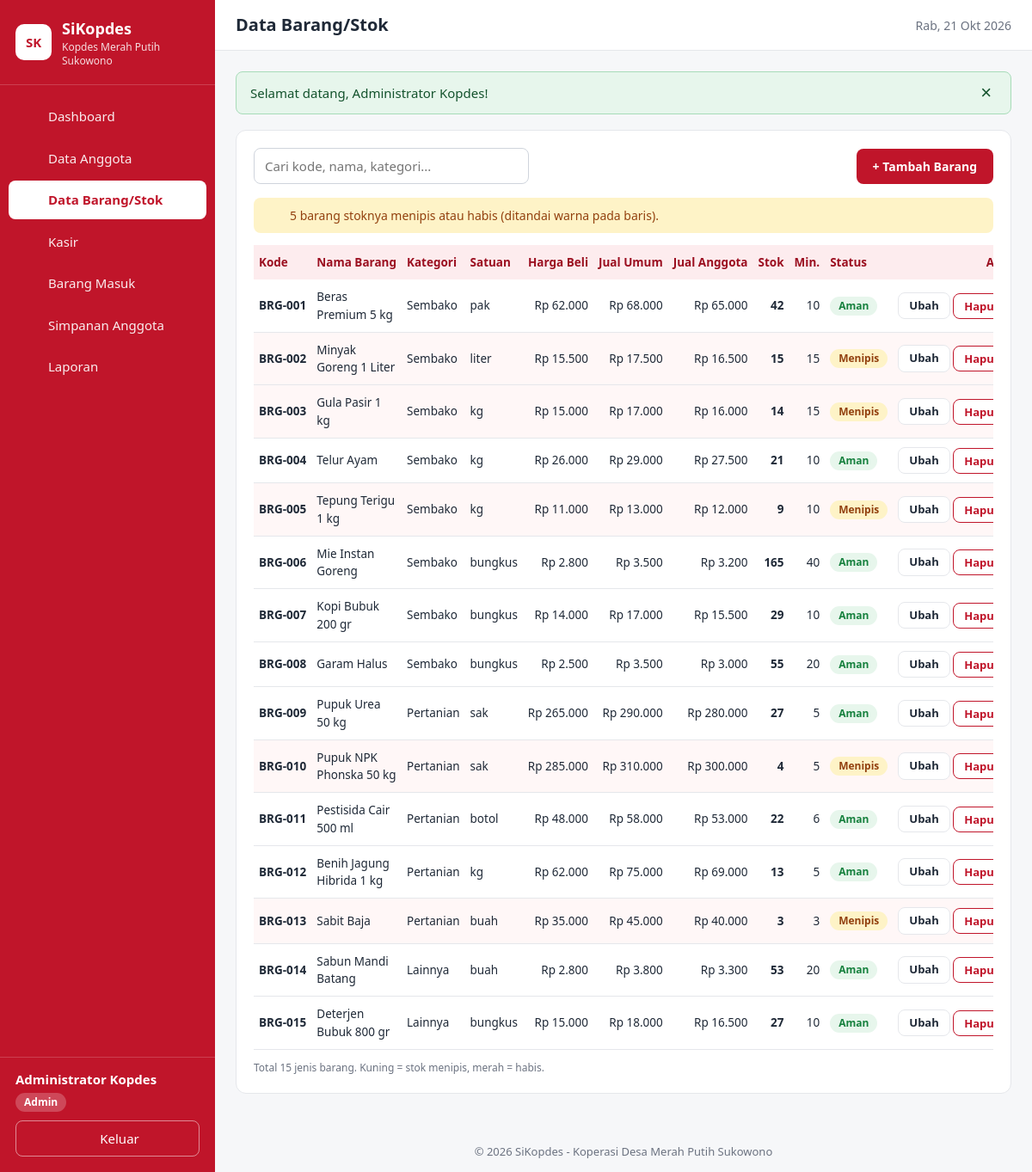
Page /barang.php (signed in) on the committed database.
### tables this page shows
CREATE TABLE barang (
  id INT AUTO_INCREMENT PRIMARY KEY,
  kode VARCHAR(20) NOT NULL UNIQUE,
  nama VARCHAR(100) NOT NULL,
  kategori ENUM('sembako','pertanian','lainnya') NOT NULL DEFAULT 'sembako',
  satuan VARCHAR(20) NOT NULL,
  harga_beli INT NOT NULL DEFAULT 0,
  harga_jual_umum INT NOT NULL DEFAULT 0,
  harga_jual_anggota INT NOT NULL DEFAULT 0,
  stok INT NOT NULL DEFAULT 0,
  stok_minimum INT NOT NULL DEFAULT 0
);

### barang.php (the view, shortened to what this page needs)
<?php
require_once 'includes/fungsi.php';
$adalah_admin = ($_SESSION['user']['role'] === 'admin');
$kategori = daftar_kategori();
$aksi   = $_GET['aksi'] ?? 'daftar';
$errors = [];
$f = ['id' => '', 'kode' => '', 'nama' => '', 'kategori' => 'sembako', 'satuan' => '',
      'harga_beli' => '', 'harga_jual_umum' => '', 'harga_jual_anggota' => '', 'stok' => '0', 'stok_minimum' => '0'];
$tampil_form = ($aksi === 'tambah' || $aksi === 'edit');
$daftar = $tampil_form ? [] : db_semua('SELECT * FROM barang ORDER BY kode ASC');
$jumlah_menipis = 0;
foreach ($daftar as $d) {
    if ((int)$d['stok'] <= (int)$d['stok_minimum']) { $jumlah_menipis++; }
}
include 'includes/header.php';
?>
<?php if ($tampil_form): ?>
    <section class="kartu">
        <div class="kartu-judul">
            <h2><?= $aksi === 'edit' ? 'Ubah Data Barang' : 'Tambah Barang Baru' ?></h2>
        </div>
        <?php tampil_error($errors); ?>
        <form method="post" action="barang.php">
            <?= csrf_field() ?>
            <input type="hidden" name="mode" value="simpan">
            <input type="hidden" name="id" value="<?= e($f['id']) ?>">
            <div class="form-grid">
                <div class="form-grup">
                    <label for="kode">Kode Barang</label>
                    <input type="text" id="kode" name="kode" value="<?= e($f['kode']) ?>" maxlength="20" required>
                </div>
                <div class="form-grup">
                    <label for="nama">Nama Barang</label>
                    <input type="text" id="nama" name="nama" value="<?= e($f['nama']) ?>" maxlength="100" required autofocus>
                </div>
                <div class="form-grup">
                    <label for="kategori">Kategori</label>
                    <select id="kategori" name="kategori" required>
                        <?php foreach ($kategori as $nilai => $teks): ?>
                            <option value="<?= e($nilai) ?>" <?= $f['kategori'] === $nilai ? 'selected' : '' ?>><?= e($teks) ?></option>
                        <?php endforeach; ?>
                    </select>
                </div>
                <div class="form-grup">
                    <label for="satuan">Satuan</label>
                    <input type="text" id="satuan" name="satuan" value="<?= e($f['satuan']) ?>" maxlength="20" placeholder="kg, liter, pak, sak..." required>
                </div>
                <div class="form-grup">
                    <label for="harga_beli">Harga Beli (Rp)</label>
                    <input type="number" id="harga_beli" name="harga_beli" value="<?= e($f['harga_beli']) ?>" min="0" step="1" required>
                </div>
                <div class="form-grup">
                    <label for="harga_jual_umum">Harga Jual Umum (Rp)</label>
                    <input type="number" id="harga_jual_umum" name="harga_jual_umum" value="<?= e($f['harga_jual_umum']) ?>" min="0" step="1" required>
                </div>
                <div class="form-grup">
                    <label for="harga_jual_anggota">Harga Jual Anggota (Rp)</label>
                    <input type="number" id="harga_jual_anggota" name="harga_jual_anggota" value="<?= e($f['harga_jual_anggota']) ?>" min="0" step="1" required>
                </div>
                <div class="form-grup">
                    <label for="stok">Stok</label>
                    <input type="number" id="stok" name="stok" value="<?= e($f['stok']) ?>" min="0" step="1" required>
                    <small class="teks-abu"><?= $aksi === 'edit' ? 'Mengubah stok di sini = koreksi stok manual. Untuk pasokan baru gunakan menu Barang Masuk.' : 'Stok awal barang.' ?></small>
                </div>
                <div class="form-grup">
                    <label for="stok_minimum">Stok Minimum</label>
                    <input type="number" id="stok_minimum" name="stok_minimum" value="<?= e($f['stok_minimum']) ?>" min="0" step="1" required>
                    <small class="teks-abu">Jika stok &le; batas ini, barang ditandai menipis.</small>
                </div>
            </div>
            <div class="form-tombol">
                <button type="submit" class="btn btn-merah">Simpan</button>
                <a href="barang.php" class="btn btn-abu">Batal</a>
            </div>
        </form>
    </section>
<?php else: ?>
    <section class="kartu">
        <div class="toolbar">
            <input type="search" class="input-cari" data-cari="tabelBarang" placeholder="Cari kode, nama, kategori...">
            <?php if ($adalah_admin): ?>
                <a href="barang.php?aksi=tambah" class="btn btn-merah">+ Tambah Barang</a>
            <?php endif; ?>
        </div>
        <?php if ($jumlah_menipis > 0): ?>
            <p class="info-menipis"><?= ikon('alert') ?> <?= $jumlah_menipis ?> barang stoknya menipis atau habis (ditandai warna pada baris).</p>
        <?php endif; ?>
        <div class="tabel-wrap">
            <table class="tabel" id="tabelBarang">
                <thead>
                    <tr>
                        <th>Kode</th><th>Nama Barang</th><th>Kategori</th><th>Satuan</th>
                        <th class="kanan">Harga Beli</th><th class="kanan">Jual Umum</th><th class="kanan">Jual Anggota</th>
                        <th class="kanan">Stok</th><th class="kanan">Min.</th><th>Status</th>
                        <?php if ($adalah_admin): ?><th class="kanan">Aksi</th><?php endif; ?>
                    </tr>
                </thead>
                <tbody>
                    <?php foreach ($daftar as $b): ?>
                        <?php [$teks_status, $kelas_status] = status_stok((int)$b['stok'], (int)$b['stok_minimum']); ?>
                        <tr class="<?= $teks_status !== 'Aman' ? 'baris-menipis' : '' ?>">
                            <td><strong><?= e($b['kode']) ?></strong></td>
                            <td><?= e($b['nama']) ?></td>
                            <td><?= e(ucfirst($b['kategori'])) ?></td>
                            <td><?= e($b['satuan']) ?></td>
                            <td class="kanan"><?= rupiah($b['harga_beli']) ?></td>
                            <td class="kanan"><?= rupiah($b['harga_jual_umum']) ?></td>
                            <td class="kanan"><?= rupiah($b['harga_jual_anggota']) ?></td>
                            <td class="kanan"><strong><?= number_format((int)$b['stok'], 0, ',', '.') ?></strong></td>
                            <td class="kanan"><?= (int)$b['stok_minimum'] ?></td>
                            <td><span class="badge <?= $kelas_status ?>"><?= $teks_status ?></span></td>
                            <?php if ($adalah_admin): ?>
                                <td class="kanan aksi">
                                    <a href="barang.php?aksi=edit&id=<?= (int)$b['id'] ?>" class="btn btn-abu btn-kecil">Ubah</a>
                                    <form method="post" action="barang.php" class="form-inline" data-konfirmasi="Yakin ingin menghapus barang <?= e($b['nama']) ?>?">
                                        <button type="submit" class="btn btn-hapus btn-kecil">Hapus</button>
                                    </form>
                                </td>
                            <?php endif; ?>
                        </tr>
                    <?php endforeach; ?>
                </tbody>
            </table>
        </div>
        <p class="catatan">Total <?= count($daftar) ?> jenis barang. Kuning = stok menipis, merah = habis.</p>
    </section>
<?php endif; ?>
<?php include 'includes/footer.php'; ?>

### assets/css/style.css (style rules this page uses)
:root { --merah: #c0152a; --merah-tua: #9b0f20; --merah-muda: #fdecee; --teks: #1f2937; --abu: #6b7280; --garis: #e5e7eb; --latar: #f6f7f9; --putih: #ffffff; --hijau: #15803d; --hijau-muda: #e7f6ec; --kuning: #92400e; --kuning-muda: #fef3c7; --lebar-sidebar: 250px; }
* { box-sizing: border-box; }
body { margin: 0; font-family: "Segoe UI", Roboto, Arial, sans-serif; font-size: 15px; color: var(--teks); background: var(--latar); line-height: 1.5; }
a { color: var(--merah); }
.kanan { text-align: right; }
.kartu { background: var(--putih); border: 1px solid var(--garis); border-radius: 12px; padding: 20px; margin-bottom: 20px; }
.catatan { font-size: 12px; color: var(--abu); margin: 12px 0 0; }
.tabel-wrap { overflow-x: auto; }
.tabel { width: 100%; border-collapse: collapse; }
.tabel th { background: var(--merah-muda); color: var(--merah-tua); text-align: left; font-size: 13px; padding: 10px 12px; white-space: nowrap; }
.tabel td { padding: 10px 12px; border-bottom: 1px solid var(--garis); vertical-align: middle; }
.tabel th.kanan { text-align: right; }
.baris-menipis td { background: #fff7f7; }
.badge { display: inline-block; padding: 2px 10px; border-radius: 999px; font-size: 12px; font-weight: 600; }
.badge-kuning { background: var(--kuning-muda); color: var(--kuning); }
.badge-hijau { background: var(--hijau-muda); color: var(--hijau); }
.btn { display: inline-flex; align-items: center; justify-content: center; gap: 6px; padding: 9px 18px; border: 1px solid transparent; border-radius: 8px; font-size: 14px; font-weight: 600; cursor: pointer; text-decoration: none; font-family: inherit; }
.btn-merah { background: var(--merah); color: var(--putih); }
.btn-abu { background: var(--putih); color: var(--teks); border-color: var(--garis); }
.btn-hapus { background: var(--putih); color: var(--merah); border-color: var(--merah); }
.btn-kecil { padding: 5px 12px; font-size: 13px; }
.form-grup input, .form-grup select, .form-grup textarea, .input-cari { width: 100%; padding: 10px 12px; border: 1px solid #cfd4dc; border-radius: 8px; font-size: 15px; font-family: inherit; background: var(--putih); }
.input-cari { max-width: 320px; }
.toolbar { display: flex; align-items: center; justify-content: space-between; gap: 12px; margin-bottom: 16px; flex-wrap: wrap; }
.toolbar .input-cari { flex: 1; min-width: 220px; }
.form-inline { margin: 0; }
.aksi { white-space: nowrap; }
.aksi .btn, .aksi .form-inline { display: inline-flex; vertical-align: middle; }
.info-menipis { display: flex; align-items: center; gap: 8px; margin: 0 0 14px; padding: 10px 14px; border-radius: 8px; background: var(--kuning-muda); color: var(--kuning); font-size: 14px; }
.tabel td.kanan, .tabel th.kanan { white-space: nowrap; }
#tabelBarang th, #tabelBarang td, #tabelAnggota th, #tabelAnggota td, #tabelMasuk th, #tabelMasuk td { padding: 10px 6px; font-size: 13.5px; }
#tabelBarang td:first-child, #tabelAnggota td:first-child { white-space: nowrap; }

### rows in the picture
barang: kode "BRG-001", nama "Beras Premium 5 kg", kategori "Sembako", satuan "pak", harga_beli "Rp 62.000", harga_jual_umum "Rp 68.000", harga_jual_anggota "Rp 65.000", stok "42", stok_minimum "10", teks_status "Aman"
barang: kode "BRG-002", nama "Minyak Goreng 1 Liter", kategori "Sembako", satuan "liter", harga_beli "Rp 15.500", harga_jual_umum "Rp 17.500", harga_jual_anggota "Rp 16.500", stok "15", stok_minimum "15", teks_status "Menipis"
barang: kode "BRG-003", nama "Gula Pasir 1 kg", kategori "Sembako", satuan "kg", harga_beli "Rp 15.000", harga_jual_umum "Rp 17.000", harga_jual_anggota "Rp 16.000", stok "14", stok_minimum "15", teks_status "Menipis"
barang: kode "BRG-004", nama "Telur Ayam", kategori "Sembako", satuan "kg", harga_beli "Rp 26.000", harga_jual_umum "Rp 29.000", harga_jual_anggota "Rp 27.500", stok "21", stok_minimum "10", teks_status "Aman"
barang: kode "BRG-005", nama "Tepung Terigu 1 kg", kategori "Sembako", satuan "kg", harga_beli "Rp 11.000", harga_jual_umum "Rp 13.000", harga_jual_anggota "Rp 12.000", stok "9", stok_minimum "10", teks_status "Menipis"
barang: kode "BRG-006", nama "Mie Instan Goreng", kategori "Sembako", satuan "bungkus", harga_beli "Rp 2.800", harga_jual_umum "Rp 3.500", harga_jual_anggota "Rp 3.200", stok "165", stok_minimum "40", teks_status "Aman"
barang: kode "BRG-007", nama "Kopi Bubuk 200 gr", kategori "Sembako", satuan "bungkus", harga_beli "Rp 14.000", harga_jual_umum "Rp 17.000", harga_jual_anggota "Rp 15.500", stok "29", stok_minimum "10", teks_status "Aman"
barang: kode "BRG-008", nama "Garam Halus", kategori "Sembako", satuan "bungkus", harga_beli "Rp 2.500", harga_jual_umum "Rp 3.500", harga_jual_anggota "Rp 3.000", stok "55", stok_minimum "20", teks_status "Aman"
barang: kode "BRG-009", nama "Pupuk Urea 50 kg", kategori "Pertanian", satuan "sak", harga_beli "Rp 265.000", harga_jual_umum "Rp 290.000", harga_jual_anggota "Rp 280.000", stok "27", stok_minimum "5", teks_status "Aman"
barang: kode "BRG-010", nama "Pupuk NPK Phonska 50 kg", kategori "Pertanian", satuan "sak", harga_beli "Rp 285.000", harga_jual_umum "Rp 310.000", harga_jual_anggota "Rp 300.000", stok "4", stok_minimum "5", teks_status "Menipis"
barang: kode "BRG-011", nama "Pestisida Cair 500 ml", kategori "Pertanian", satuan "botol", harga_beli "Rp 48.000", harga_jual_umum "Rp 58.000", harga_jual_anggota "Rp 53.000", stok "22", stok_minimum "6", teks_status "Aman"
barang: kode "BRG-012", nama "Benih Jagung Hibrida 1 kg", kategori "Pertanian", satuan "kg", harga_beli "Rp 62.000", harga_jual_umum "Rp 75.000", harga_jual_anggota "Rp 69.000", stok "13", stok_minimum "5", teks_status "Aman"
barang: kode "BRG-013", nama "Sabit Baja", kategori "Pertanian", satuan "buah", harga_beli "Rp 35.000", harga_jual_umum "Rp 45.000", harga_jual_anggota "Rp 40.000", stok "3", stok_minimum "3", teks_status "Menipis"
barang: kode "BRG-014", nama "Sabun Mandi Batang", kategori "Lainnya", satuan "buah", harga_beli "Rp 2.800", harga_jual_umum "Rp 3.800", harga_jual_anggota "Rp 3.300", stok "53", stok_minimum "20", teks_status "Aman"
barang: kode "BRG-015", nama "Deterjen Bubuk 800 gr", kategori "Lainnya", satuan "bungkus", harga_beli "Rp 15.000", harga_jual_umum "Rp 18.000", harga_jual_anggota "Rp 16.500", stok "27", stok_minimum "10", teks_status "Aman"

### other values in the picture
$m['nama'] "Dashboard"
$m['nama'] "Data Anggota"
$m['nama'] "Data Barang/Stok"
$m['nama'] "Kasir"
$m['nama'] "Barang Masuk"
$m['nama'] "Simpanan Anggota"
$m['nama'] "Laporan"
$user['nama'] "Administrator Kopdes"
$user['role'] "Admin"
$judul "Data Barang/Stok"
$f['pesan'] "Selamat datang, Administrator Kopdes!"
$jumlah_menipis "5"
count($daftar) "15"
